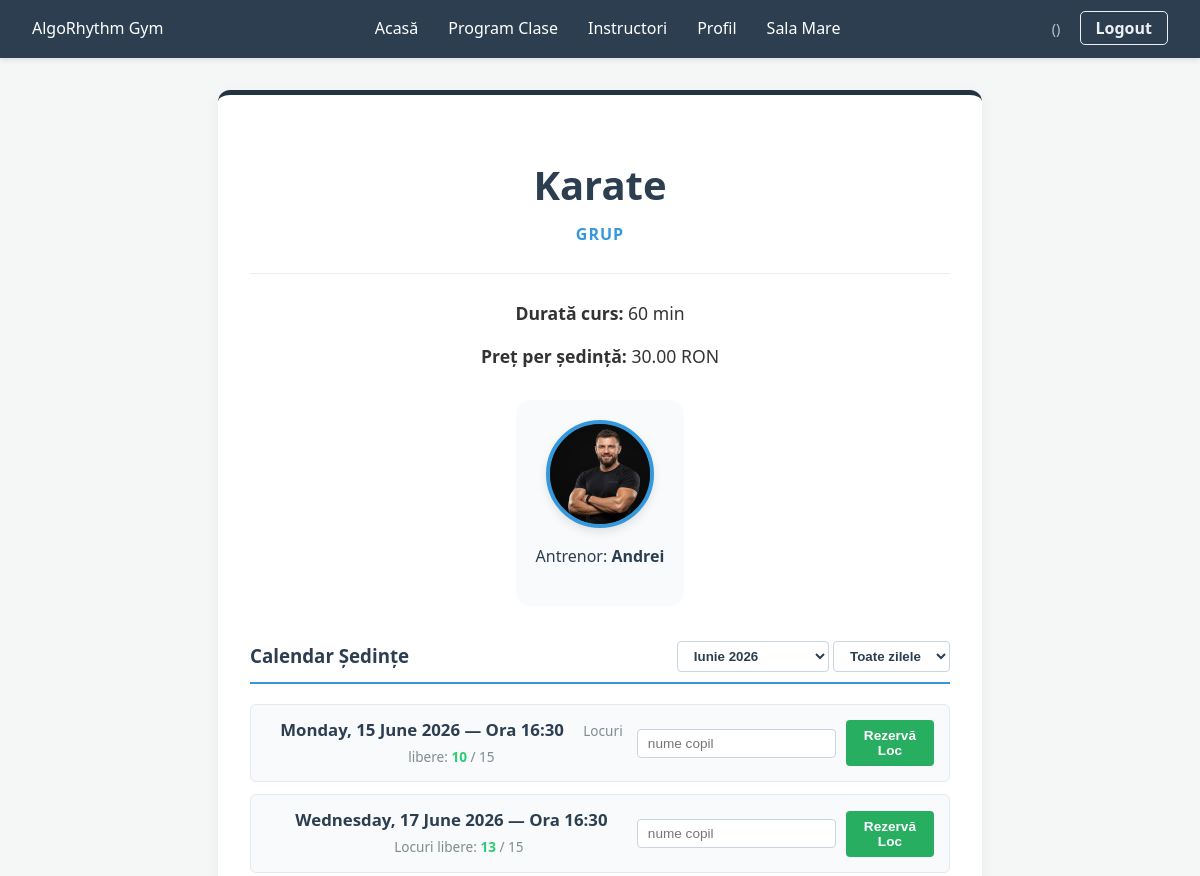
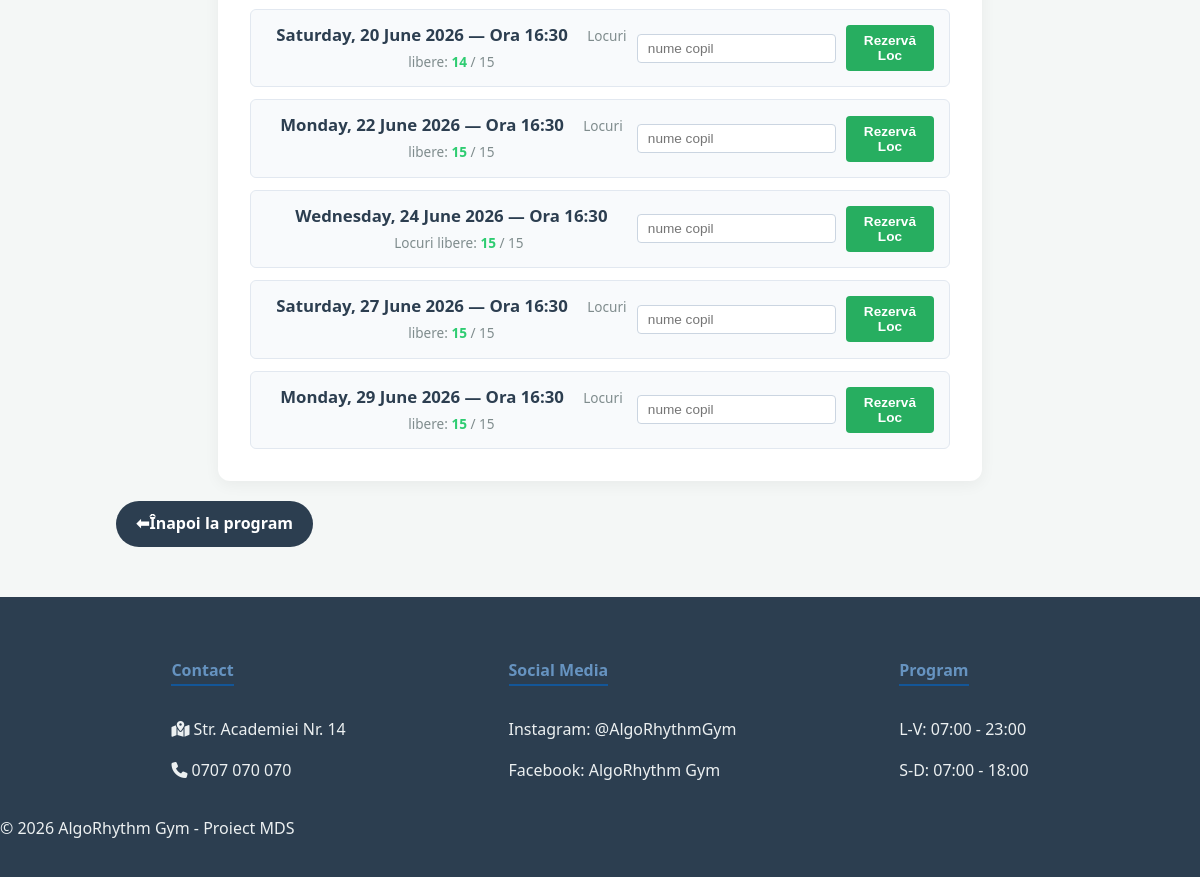
Page /clasa/188/ on the committed database (2 pictures, top to bottom).
### fitness_app/models.py (models this page shows, shortened)
class FitnessClass(models.Model):
    CLASS_TYPES = [
        ('1TO1', 'Personal Training'),
        ('GRP', 'Grup'),
        ('IND', 'Individual (fără antrenor)'),
    ]
    type = models.CharField(max_length=4, choices=CLASS_TYPES, default='GRP')
    instructor = models.ForeignKey(User, on_delete=models.CASCADE, null=True, blank=True, limit_choices_to={'role': 'INS'})
    name = models.CharField(max_length=100)
    room = models.ForeignKey(
        Room, on_delete=models.SET_NULL,
        null=True, blank=True
    )
    max_capacity = models.PositiveIntegerField()
    is_for_women_only = models.BooleanField(default=False)
    is_for_children = models.BooleanField(default=False)
    start_time = models.DateTimeField()
    price = models.DecimalField(max_digits=6, decimal_places=2, default=30.00)
    duration_minutes = models.PositiveIntegerField(default=60)
    @property
    def available_spots(self):
        return self.max_capacity - self.booking_set.count()

class User(AbstractUser):
    IS_INSTRUCTOR = 'INS'
    IS_CLIENT = 'CLI'
    IS_ADMIN = 'ADM'
    ROLE_CHOICES = [
        (IS_INSTRUCTOR, 'Instructor'),
        (IS_CLIENT, 'Client'),
        (IS_ADMIN, 'Admin'),
    ]
    role = models.CharField(max_length=3, choices=ROLE_CHOICES, default=IS_CLIENT)
    gender = models.CharField(max_length=10, choices=[('M', 'Masculin'), ('F', 'Feminin')], blank=True)
    is_child = models.BooleanField(default=False)
    parent = models.ForeignKey('self', on_delete=models.CASCADE, null=True, blank=True, related_name='children')
    referred_by = models.ForeignKey('self', on_delete=models.SET_NULL, null=True, blank=True, related_name='referrals')
    referral_count = models.IntegerField(default=0)
    referral_discount_available = models.IntegerField(default=0)
    fitness_goal = models.TextField(blank=True)
    frequency_per_week = models.IntegerField(default=0)
    experience_years = models.PositiveIntegerField(default=0, null=True, blank=True)
    bio_short = models.CharField(max_length=150, blank=True, null=True)
    profile_picture = models.ImageField(upload_to='instructors/', null=True, blank=True)

### fitness_app/views.py (the view)
# urls.py: path('clasa/<int:class_id>/', views.class_detail_view, name='class_detail'),
def class_detail_view(request, class_id):
    fitness_class = get_object_or_404(FitnessClass, id=class_id)
    now = timezone.now()
    all_sessions = FitnessClass.objects.filter(
        name=fitness_class.name,
        instructor=fitness_class.instructor,
        start_time__gte=now
    ).order_by('start_time')
    luni_ro = {
        1: "Ianuarie", 2: "Februarie", 3: "Martie", 4: "Aprilie",
        5: "Mai", 6: "Iunie", 7: "Iulie", 8: "August",
        9: "Septembrie", 10: "Octombrie", 11: "Noiembrie", 12: "Decembrie"
    }
    available_months = {}
    for session in all_sessions:
        month_key = f"{session.start_time.year}-{session.start_time.month:02d}"
        month_display = f"{luni_ro[session.start_time.month]} {session.start_time.year}"
        if month_key not in available_months:
            available_months[month_key] = month_display
    selected_month = request.GET.get('month')
    if not selected_month and available_months:
        selected_month = list(available_months.keys())[0]
    if selected_month:
        try:
            year_str, month_str = selected_month.split('-')
            sessions = all_sessions.filter(start_time__year=int(year_str), start_time__month=int(month_str))
        except (ValueError, IndexError):
            sessions = all_sessions
    else:
        sessions = all_sessions
    selected_day = request.GET.get('day_of_week')
    if selected_day and selected_day != 'all':
        sessions = [s for s in sessions if s.start_time.weekday() == int(selected_day)]
    context = {
        'fitness_class': fitness_class,
        'sessions': sessions,
        'available_months': available_months,
        'selected_month': selected_month,
        'selected_day': selected_day or 'all',
    }
    return render(request, 'class_detail.html', context)

### fitness_app/templates/class_detail.html (shortened to what this page needs)
{% extends 'base.html' %}
{% block content %}
<div class="container">
    <div class="welcome-card class-detail-card">
        <div class="class-header">
            <h1 class="class-title">{{ fitness_class.name }}</h1>
            <span class="badge-type">{{ fitness_class.get_type_display }}</span>
        </div>
        <hr class="divider">
        <div class="class-info-grid">
            <div class="info-item">
                <strong>Durată curs:</strong>
                <span>{{ fitness_class.duration_minutes }} min</span>
            </div>
            <div class="info-item">
                <strong>Preț per ședință:</strong>
                <span class="price-tag">{{ fitness_class.price }} RON</span>
            </div>
        </div>
        <div class="instructor-showcase">
            <a href="{% url 'instructor_detail' fitness_class.instructor.id %}" class="instructor-link">
                <div class="photo-container">
                    {% if fitness_class.instructor.profile_picture %}
                    <img src="{{ fitness_class.instructor.profile_picture.url }}" class="profile-img-small">
                    {% else %}
                    <div class="placeholder-circle-small">
                        {{ fitness_class.instructor.first_name|first }}
                    </div>
                    {% endif %}
                </div>
                <p class="instructor-label">Antrenor: <strong>{{ fitness_class.instructor.first_name }}</strong></p>
            </a>
        </div>
        <div
            style="margin-top: 35px; margin-bottom: 20px; display: flex; justify-content: space-between; align-items: center; border-bottom: 2px solid #3498db; padding-bottom: 10px;">
            <h3 style="color: #2c3e50; margin: 0;">Calendar Ședințe</h3>
            {% if available_months %}
            <form method="GET" action="" id="monthFilterForm">
                <select name="month" id="monthSelect" onchange="document.getElementById('monthFilterForm').submit();"
                    style="padding: 6px 12px; border-radius: 4px; border: 1px solid #cbd5e1; background: white; font-weight: 600; color: #2c3e50; cursor: pointer;">
                    {% for month_key, month_name in available_months.items %}
                    <option value="{{ month_key }}">{{ month_name }}</option>
                    {% endfor %}
                </select>
                <select name="day_of_week" id="daySelect"
                    onchange="document.getElementById('monthFilterForm').submit();"
                    style="padding: 6px 12px; border-radius: 4px; border: 1px solid #cbd5e1; background: white; font-weight: 600; color: #2c3e50; cursor: pointer;">
                    <option value="all">Toate zilele</option>
                </select>
            </form>
            {% endif %}
        </div>
        <div style="display: flex; flex-direction: column; gap: 12px; margin-top: 15px;">
            {% for session in sessions %}
            <div
                style="display: flex; justify-content: space-between; align-items: center; padding: 12px 15px; background: #f8fafc; border: 1px solid #e2e8f0; border-radius: 6px;">
                <div>
                    <span style="font-weight: bold; color: #2c3e50; font-size: 1.05rem;">
                        {{ session.start_time|date:"l, d F Y" }} — Ora {{ session.start_time|date:"H:i" }}
                    </span>
                    <span style="font-size: 0.85rem; color: #7f8c8d; margin-left: 15px;">
                        Locuri libere: <span
                            style="font-weight: bold; color: {% if session.available_spots > 0 %}#2ecc71{% else %}#e74c3c{% endif %};">
                            {{ session.available_spots }}
                        </span> / {{ session.max_capacity }}
                    </span>
                </div>
                <div>
                    {% if session.available_spots > 0 %}
                    <form action="{% url 'book_class' session.id %}" method="POST"
                        style="display: flex; align-items: center; gap: 10px; margin: 0;">
                        {% if session.is_for_children %}
                        <input type="text" name="child_name" placeholder="nume copil" required
                            style="padding: 6px 10px; border-radius: 4px; border: 1px solid #cbd5e1; font-size: 0.85rem;">
                        {% endif %}
                        <button type="submit"
                            style="background-color: #27ae60; color: white; padding: 8px 18px; border: none; border-radius: 4px; font-weight: bold; font-size: 0.85rem; cursor: pointer;">
                            Rezervă Loc
                        </button>
                    </form>
                    {% else %}
                    <span
                        style="color: #e74c3c; font-weight: bold; font-size: 0.85rem; background: #fdedec; padding: 5px 10px; border-radius: 4px; display: inline-block;">
                        Sală Plină
                    </span>
                    {% endif %}
                </div>
            </div>
            {% empty %}
            <p style="color: #7f8c8d; text-align: center;">Nu mai sunt ședințe programate pentru această clasă.</p>
            {% endfor %}
        </div>
    </div>
    <div class="navigation-actions">
        <a href="{% url 'fitness_classes_list' %}" class="btn-back">
            <span class="icon">⬅</span> Înapoi la program
        </a>
    </div>
</div>
{% endblock %}

### static/fitness_app/css/style.css (style rules this page uses)
body { font-family: 'Segoe UI', Tahoma, Geneva, Verdana, sans-serif; margin: 0; background-color: #f4f7f6; color: #333; line-height: 1.6; }
.container { max-width: 1000px; margin: 2rem auto; padding: 0 1rem; }
.card, .welcome-card, .instructor-card { background: white; border-radius: 12px; box-shadow: 0 4px 15px rgba(0,0,0,0.05); transition: transform 0.3s ease, box-shadow 0.3s ease; }
.welcome-card { padding: 2rem; margin-bottom: 2rem; border-top: 5px solid #243342; }
.profile-img-small, .placeholder-circle-small { width: 60px; height: 60px; border-radius: 50%; object-fit: cover; }
.btn-ocean, .btn-back, .btn-logout { text-decoration: none; transition: all 0.3s ease; font-weight: 600; }
.btn-back { display: inline-flex; align-items: center; padding: 10px 20px; background-color: #2c3e50; color: white !important; border-radius: 30px; margin-top: 20px; }
.class-detail-card { text-align: center; max-width: 700px; margin: 0 auto; }
.class-title { font-size: 2.5rem; color: #2c3e50; margin-bottom: 5px; }
.badge-type { color: #3498db; font-weight: bold; text-transform: uppercase; letter-spacing: 1px; }
.divider { margin: 25px 0; border: 0; border-top: 1px solid #eee; }
.class-info-grid { display: flex; flex-direction: column; gap: 15px; margin-bottom: 30px; font-size: 1.1rem; }
.instructor-showcase { background: #f8fafc; padding: 20px; border-radius: 15px; display: inline-block; }
.instructor-link { text-decoration: none; color: #2c3e50; }
.placeholder-circle-small, .profile-img-small { width: 100px !important; height: 100px !important; border-radius: 50% !important; margin: 0 auto 10px auto; display: flex; align-items: center; justify-content: center; border: 4px solid #3498db; background: #2c3e50; color: white; font-size: 2.5rem; font-weight: bold; box-shadow: 0 4px 10px rgba(0,0,0,0.1); }
.profile-img-small { object-fit: cover; }

### rows in the picture
FitnessClass: name "Karate", type "GRUP", duration_minutes "60", price "30.00", instructor.profile_picture (picture), instructor.first_name "Andrei", start_time "Monday, 15 June 2026", start_time "16:30", available_spots "10", max_capacity "15"
FitnessClass: start_time "Wednesday, 17 June 2026", start_time "16:30", available_spots "13", max_capacity "15"
FitnessClass: start_time "Saturday, 20 June 2026", start_time "16:30", available_spots "14", max_capacity "15"
FitnessClass: start_time "Monday, 22 June 2026", start_time "16:30", available_spots "15", max_capacity "15"
FitnessClass: start_time "Wednesday, 24 June 2026", start_time "16:30", available_spots "15", max_capacity "15"
FitnessClass: start_time "Saturday, 27 June 2026", start_time "16:30", available_spots "15", max_capacity "15"
FitnessClass: start_time "Monday, 29 June 2026", start_time "16:30", available_spots "15", max_capacity "15"

### other values in the picture
form field month "Iunie 2026"
